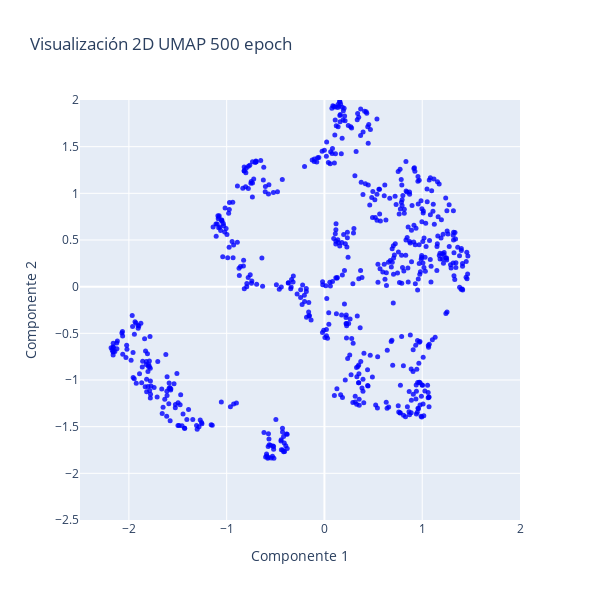

This figure's notebook cell:
### Code cell
# Crear la figura
fig = go.Figure()

# Añadir el gráfico 2D (ignorando la tercera dimensión)
fig.add_trace(
    go.Scatter(
        x=all_weights_first_layer_mod["umap_2d_0"],
        y=all_weights_first_layer_mod["umap_2d_1"],
        mode='markers',
        marker=dict(size=5, opacity=0.8, color="blue"),
        showlegend=False  # Desactivar la leyenda
    )
)

rango_ejes = [-2.5, 2]

# Modificar los ejes del gráfico 2D
fig.update_xaxes(title_text="Componente 1", range=rango_ejes)
fig.update_yaxes(title_text="Componente 2", range=rango_ejes)

# Actualizar layout para ajustar el tamaño del gráfico
fig.update_layout(height=600, width=600, title_text=f"Visualización 2D UMAP {num_epochs} epoch")

# Mostrar el gráfico
fig.show()

### Figure 1 — Plotly figure (JSON) as saved in the notebook; plotly's stock layout.template omitted (floating-point values rounded to 4 significant figures; data arrays with more than 128 entries replaced by an {"elided": "..."} marker saying what was removed)
{"data": [{"marker": {"color": "blue", "opacity": 0.8, "size": 5}, "mode": "markers", "showlegend": false, "type": "scatter", "x": {"elided": "640 float values"}, "y": {"elided": "640 float values"}}], "layout": {"height": 600, "title": {"text": "Visualización 2D UMAP 500 epoch"}, "width": 600, "xaxis": {"range": [-2.5, 2], "title": {"text": "Componente 1"}}, "yaxis": {"range": [-2.5, 2], "title": {"text": "Componente 2"}}}}
